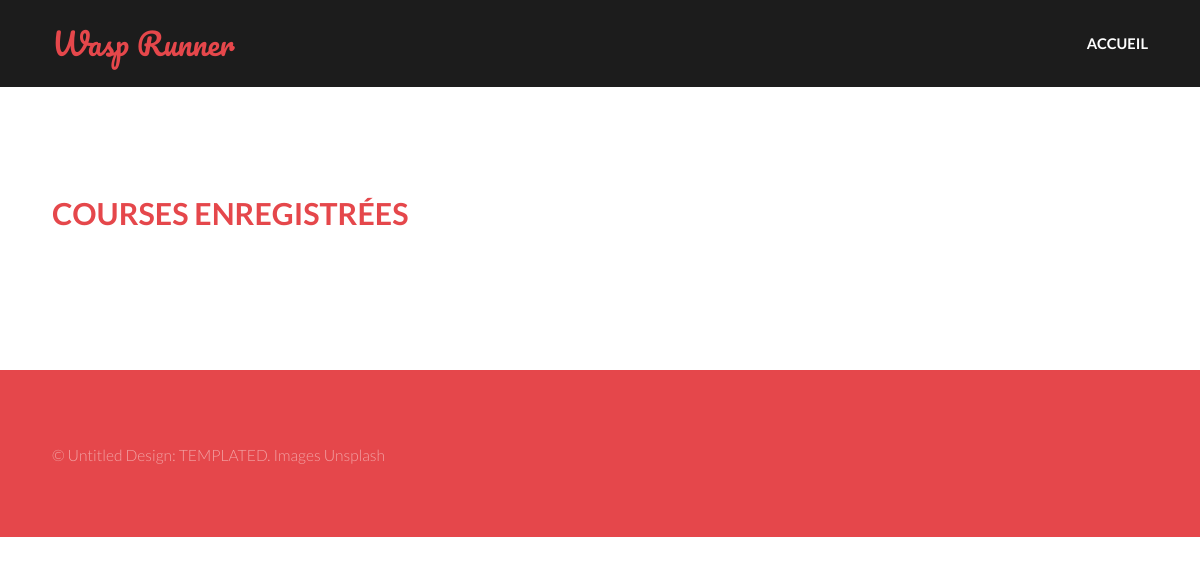
Before: / with the older database file.
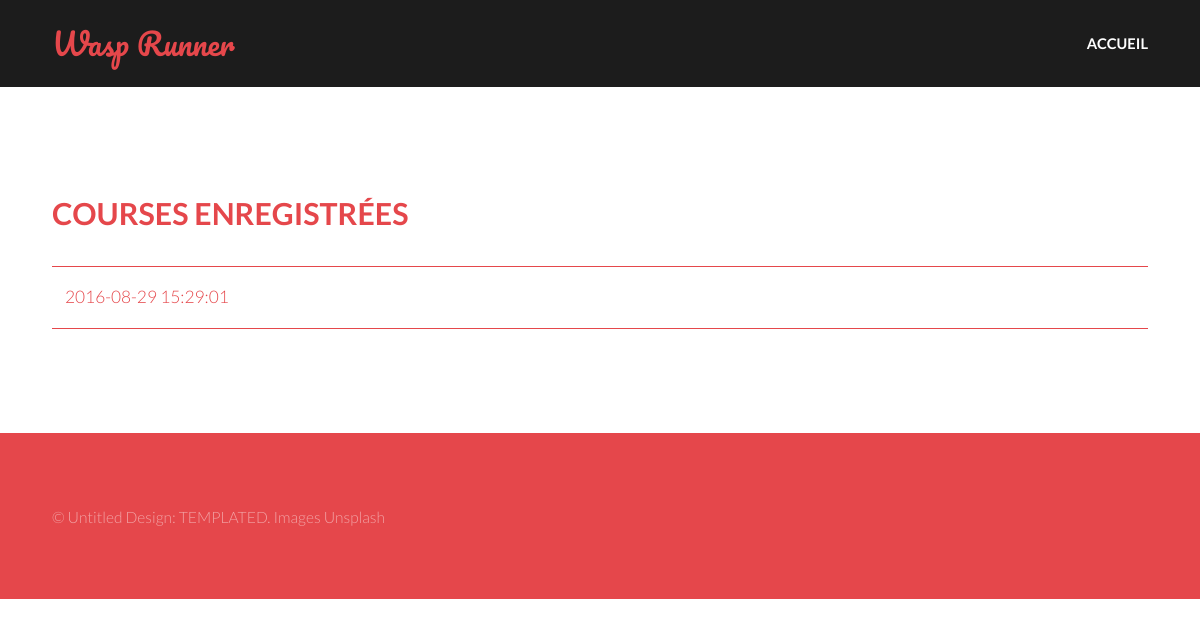
After: the same page with the newer database file.
### tables this page shows
CREATE TABLE `t_run` (
  `idRun` int(11) NOT NULL,
  `idUser` int(11) NOT NULL,
  `Date` datetime NOT NULL,
  `Seconds` int(11) NOT NULL
);

### index.php (the view, shortened to what this page needs)
<?php
try {
    $db = new PDO('mysql:host=localhost;dbname=waspgps;charset=utf8', 'wasper', 'issou');
} catch (Exception $e) {
    die($e->getMessage());
}
$runs = $db->query("SELECT * FROM t_run WHERE idUser LIKE 1 ORDER BY Date")->fetchAll();
?>
<!DOCTYPE html>
<html>
    <head>
        <link rel="stylesheet" href="assets/css/main.css" />
    </head>
    <body>
        <header id="header">
            <div class="inner">
                <a href="index.php" class="logo">Wasp Runner</a>
                <nav id="nav">
                    <a href="index.php">Accueil</a>
                </nav>
            </div>
        </header>
        <section id="one">
            <div class="inner">
                <header>
                    <h2>Courses enregistrées</h2>
                </header>
                <table>
                    <?php
                    foreach ($runs as $run) {
                        echo '<tr><td><a href="view.php?runid=' . $run["idRun"] . '">' . $run["Date"] . '</a></td></tr>';
                    }
                    ?>
                </table>
            </div>
        </section>
        <section id="footer">
            <div class="inner">
                <div class="copyright">
                    &copy; Untitled Design: <a href="https://templated.co/">TEMPLATED</a>. Images <a href="https://unsplash.com/">Unsplash</a>
                </div>
            </div>
        </section>
    </body>
</html>

### assets/css/main.css (style rules this page uses)
html, body, div, span, applet, object, iframe, h1, h2, h3, h4, h5, h6, p, blockquote, pre, a, abbr, acronym, address, big, cite, code, del, dfn, em, img, ins, kbd, q, s, samp, small, strike, strong, sub, sup, tt, var, b, u, i, center, dl, dt, dd, ol, ul, li, fieldset, form, label, legend, table, caption, tbody, tfoot, thead, tr, th, td, article, aside, canvas, details, embed, figure, figcaption, footer, header, hgroup, menu, nav, output, ruby, section, summary, time, mark, audio, video { margin: 0; padding: 0; border: 0; font-size: 100%; font: inherit; vertical-align: baseline; }
article, aside, details, figcaption, figure, footer, header, hgroup, menu, nav, section { display: block; }
body { line-height: 1; }
table { border-collapse: collapse; border-spacing: 0; }
body { -webkit-text-size-adjust: none; }
*, *:before, *:after { -moz-box-sizing: border-box; -webkit-box-sizing: border-box; box-sizing: border-box; }
body { -ms-overflow-style: scrollbar; }
body { background: #fff; }
body { background-color: #fff; color: #111111; }
body, input, select, textarea { font-family: "Lato", sans-serif; font-size: 15pt; font-weight: 300; line-height: 2; }
@media screen and (max-width: 1680px) { body, input, select, textarea { font-size: 13pt; } }
@media screen and (max-width: 1280px) { body, input, select, textarea { font-size: 13pt; } }
a { -moz-transition: color 0.2s ease-in-out; -webkit-transition: color 0.2s ease-in-out; -ms-transition: color 0.2s ease-in-out; transition: color 0.2s ease-in-out; text-decoration: none; }
h1, h2, h3, h4, h5, h6 { font-weight: 700; line-height: 1.5; margin: 0 0 1em 0; text-transform: uppercase; }
h2 { font-size: 1.75em; }
a { color: #e5474b; }
h1, h2, h3, h4, h5, h6 { color: #e5474b; }
section .inner { max-width: 65em; width: calc(100% - 6em); margin: 0 auto; }
table { margin: 0 0 2em 0; width: 100%; }
table tbody tr { border: solid 1px; border-left: 0; border-right: 0; }
table td { padding: 0.75em 0.75em; }
table tbody tr { border-color: #e5474b; }
table tbody tr:nth-child(2n + 1) { background-color: none; }
body { position: relative; padding-top: 5em; }
#header { background: #1c1c1c; color: #d5d5d5; cursor: default; height: 5em; left: 0; line-height: 5em; position: fixed; text-align: right; top: 0; width: 100%; z-index: 10001; }
#header .inner { max-width: 65em; width: calc(100% - 6em); margin: 0 auto; position: relative; }
#header .logo { font-family: 'Pacifico', cursive; display: inline-block; height: inherit; left: 0; line-height: inherit; margin: 0; padding: 0; position: absolute; top: 0; color: #e5474b; font-size: 1.75em; text-transform: none; font-weight: normal; padding: 0; }
#header a { -moz-transition: color 0.2s ease-in-out; -webkit-transition: color 0.2s ease-in-out; -ms-transition: color 0.2s ease-in-out; transition: color 0.2s ease-in-out; display: inline-block; padding: 0 2em; color: #ffffff; text-decoration: none; text-transform: uppercase; font-weight: 700; font-size: .85em; }
#header a:last-child { padding-right: 0em; }
#nav { display: inline-block; }
#one { padding: 6em 0 4em 0; }
#footer { background-color: #e5474b; color: #f2a3a5; padding: 4em 0 2em 0; background: #e5474b; }
#footer a { color: #ffffff; }
#footer .inner { max-width: 65em; width: calc(100% - 6em); margin: 0 auto; }
#footer .copyright { font-size: 0.9em; margin: 0 0 2em 0; padding: 0; }
#footer .copyright a { color: #f2a3a5; }

Changed rows visible on the page:
added t_run: Date "2016-08-29 15:29:01"
